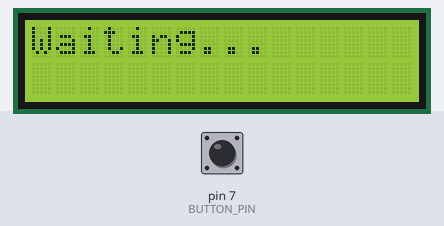
A sketch run on a simulated Arduino Uno, built with avr-gcc and run on an emulated ATmega328P. Parts: 16×2 character LCD. Inputs (shaded band) come from the test bench; at power-on: pin 7 (BUTTON_PIN) HIGH.

Above: at 1.2 s.
1.3 s: pin 7 (BUTTON_PIN) pulled LOW for 0.15 s
At 1.44 s:
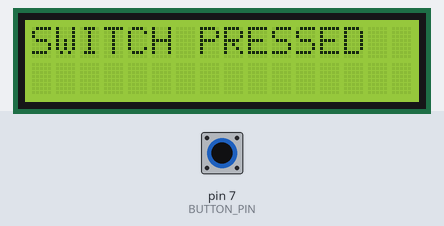
2.9 s: pin 7 (BUTTON_PIN) pulled LOW for 3.2 s
Timing chart, 0 to 5.9 s (numbered marks = the images above; inputs shaded):
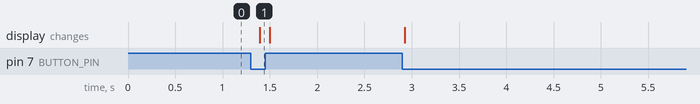

Measured:
- after the input at 1.3 s, the display: changes after 0.10 s (image 1)

The sketch:

q8.ino
```cpp
#include <LiquidCrystal.h>

LiquidCrystal lcd(12, 11, 5, 4, 3, 2);
const int BUTTON_PIN = 7;

void setup() {
  pinMode(BUTTON_PIN, INPUT_PULLUP);
  lcd.begin(16, 2);
  lcd.setCursor(0, 0);
  lcd.print("Waiting...");
}

void loop() {
  if (digitalRead(BUTTON_PIN) == LOW) {
    lcd.setCursor(0, 0);
    lcd.print("SWITCH PRESSED  "); // Extra spaces clear leftover text
  } else {
    lcd.setCursor(0, 0);
    lcd.print("Waiting...      ");
  }
  delay(100);
}
```
